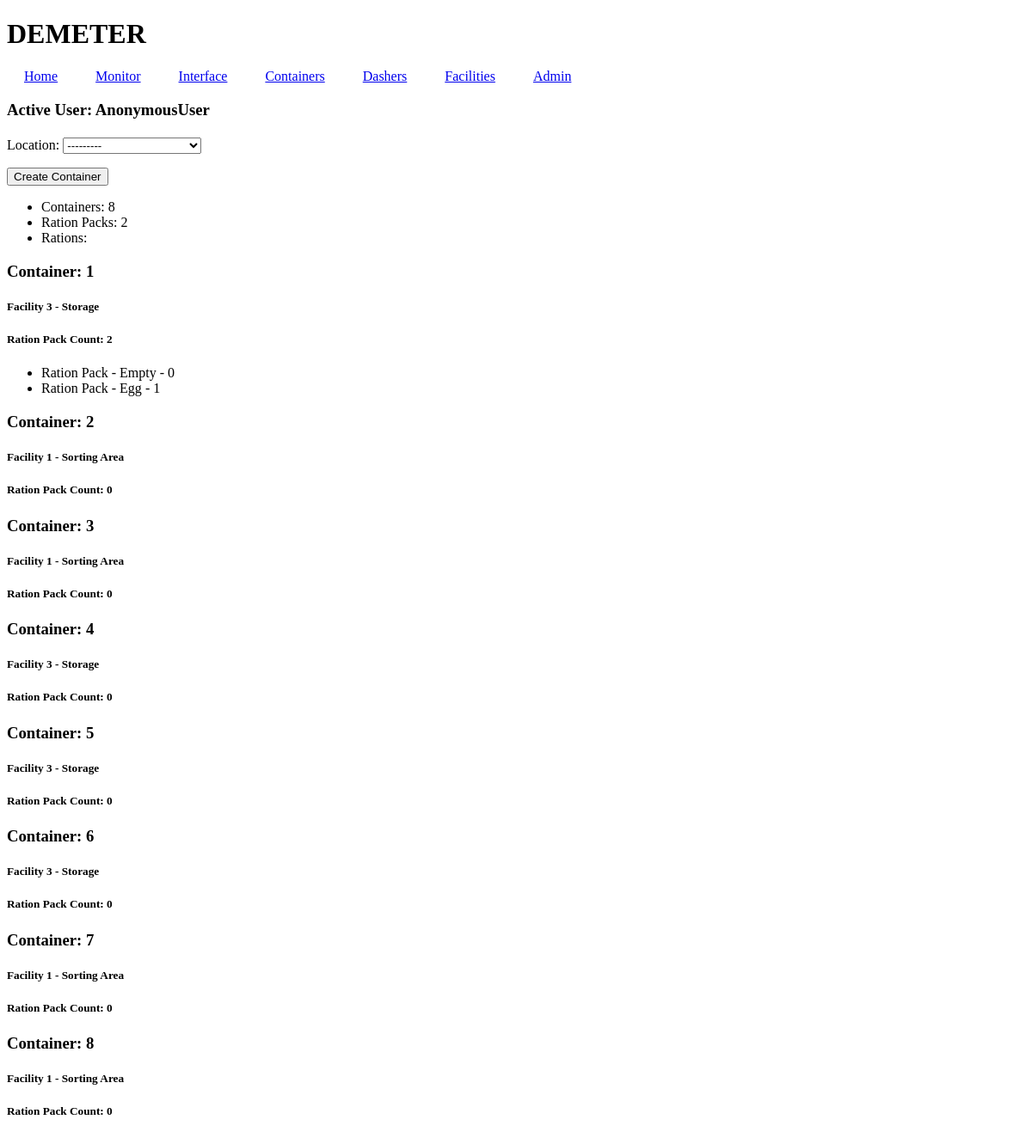
/containers/, run on an earlier commit of the app's database.
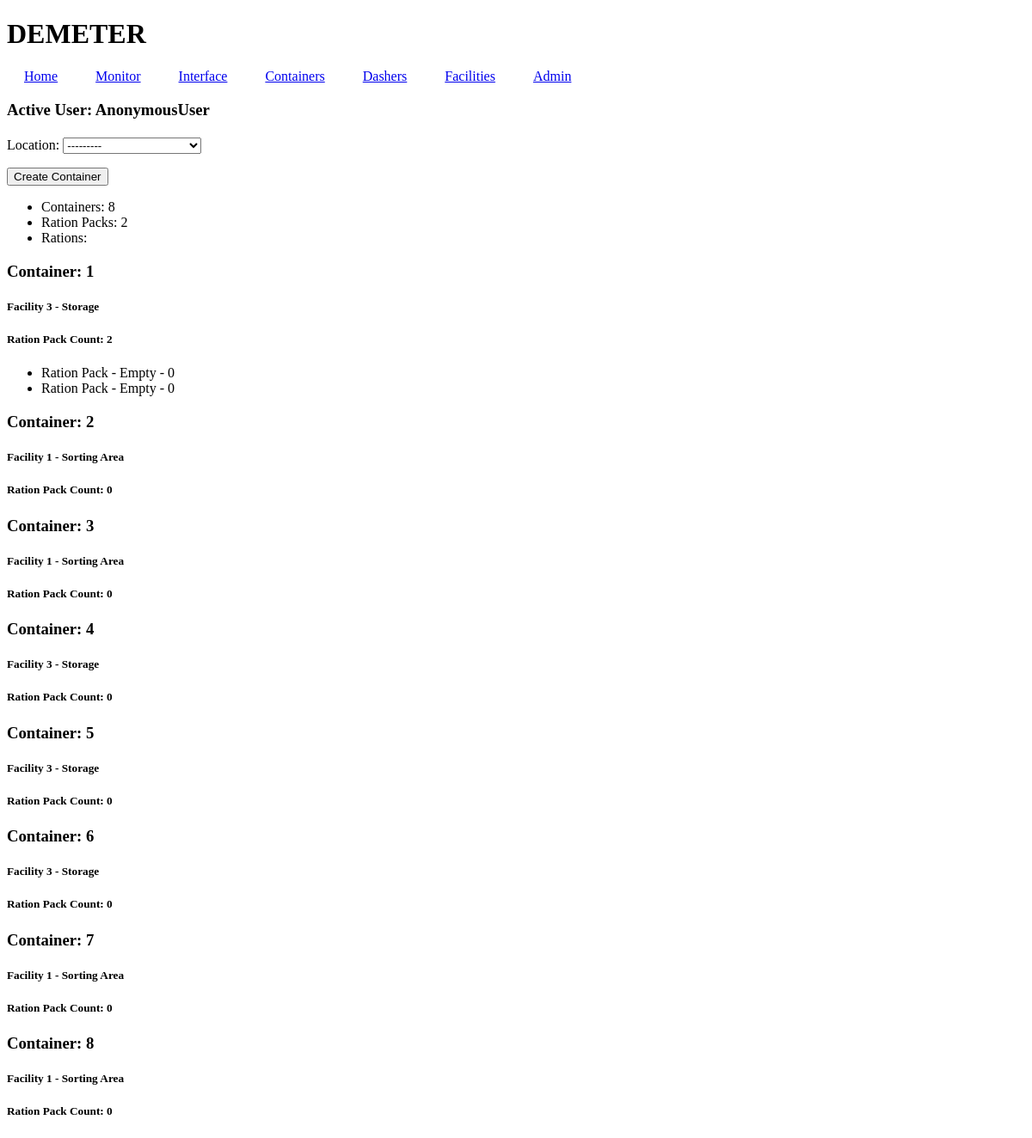
And on a later commit of the database.
### container/models.py (models this page shows)
class RationPack(models.Model):
    rationPackID = models.CharField(max_length=64,primary_key=True)
    typeRation = models.ForeignKey(TypeRation,
        default=None,
        on_delete=models.PROTECT,
        related_name="RationPack",
    )
    container = models.ForeignKey(Container,
        default=None,
        on_delete=models.CASCADE,
        related_name="RationPack")
    rations = models.IntegerField(default=1)
    sensorRationPack = models.CharField(max_length=64, null=True, blank=True)
    def __str__(self):
        if self.rations <= 0:
            return f"Ration Pack - Empty"
        return f"Ration Pack - {self.typeRation}"

class TypeRation(models.Model):
    rationID = models.AutoField(primary_key=True, blank=False)
    rationImg = models.ImageField(default=None, blank=True)
    rationType = models.CharField(max_length=64, default=None)
    weight = models.IntegerField(default=0)
    def __str__(self):
        return f"{self.rationType}"

### inhabitant/views.py (the view)
# urls.py: path("containers/", views.containers, name="containers"),
def containers(request):
    con = Container
    tr = TypeRation
    rp = RationPack
    nc = NutrientContent
    if request.method == 'POST':
        form = ContainerForm(request.POST)
        if form.is_valid():
            if con.objects.count() >= 100:
                pass
            else:
                form.save()
    else:
        form = ContainerForm
    return render(request, "inhabitant/containers.html",{
        "form":form,
        "containers": con.objects.all(),
        "numcon":con.objects.count(),
        "rpcon":rp.objects.count(),
        "trcon": tr.objects.count(),
    })

### container/models.py (called while the page is built)
    def __str__(self):
        return f"Facility {self.facilityID} - {self.typeFacility}"

    def __str__(self) -> str:
        return f"Container: {self.containerID}"

### inhabitant/templates/inhabitant/containers.html (shortened to what this page needs)
{% extends 'inhabitant/base.html' %}
{% block body%}
<div>
{% if numcon >= 100 %}
<h3>MAX CONTAINERS</h3>
{% else %}
<form action="" method="post">
    {{ form.as_p }}
    <button type="submit">Create Container</button>
</form>
{% endif %}
<ul>
    <li>Containers: {{ numcon }} </li>
    <li>Ration Packs: {{ rpcon }}</li>
    <li>Rations: </li>
</ul>
{% for container in containers %}
<h3>{{ container }}</h3>
<h5>{{ container.location }}</h5>
<h5>Ration Pack Count: {{ container.RationPack.all.count }} </h5>
    <ul>
        {% for rationpack in container.RationPack.all %}
        <li>{{ rationpack }} - {{ rationpack.rations }}</li>
        {% endfor %}
    </ul>
{% endfor %}
</div>
{% endblock %}

What changed in the data, as far as the page shows it:
changed RationPack (number 2 of 2 on the later page): rations "Ration Pack - Egg" → "Ration Pack - Empty"; rations "1" → "0"
